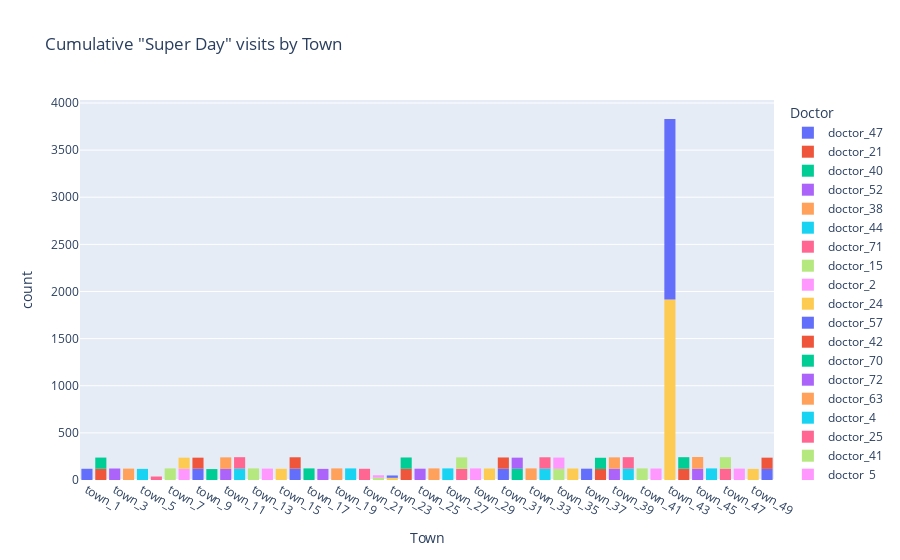

The notebook cell saved with this chart:
### Markdown cell above
This is a highly striking result. It is very clear that Town_43 is resonsible for the overwhelming majority of the numbers seen in the "Super Day" spikes. For the total time period, Town_43 represents an *order of magnitude* more interactions than every other town.

This type of distcrepancy is highly suspect and warrants our client's attention. 

Finally, we will reprocess the chart above, but control by Doctor. This will show us if it is one or more doctor producing this irregular result.

### Code cell
fig = px.histogram(df_master_super, x='Town',
                    title='Cumulative "Super Day" visits by Town',
                    color='Doctor')

fig.show()
